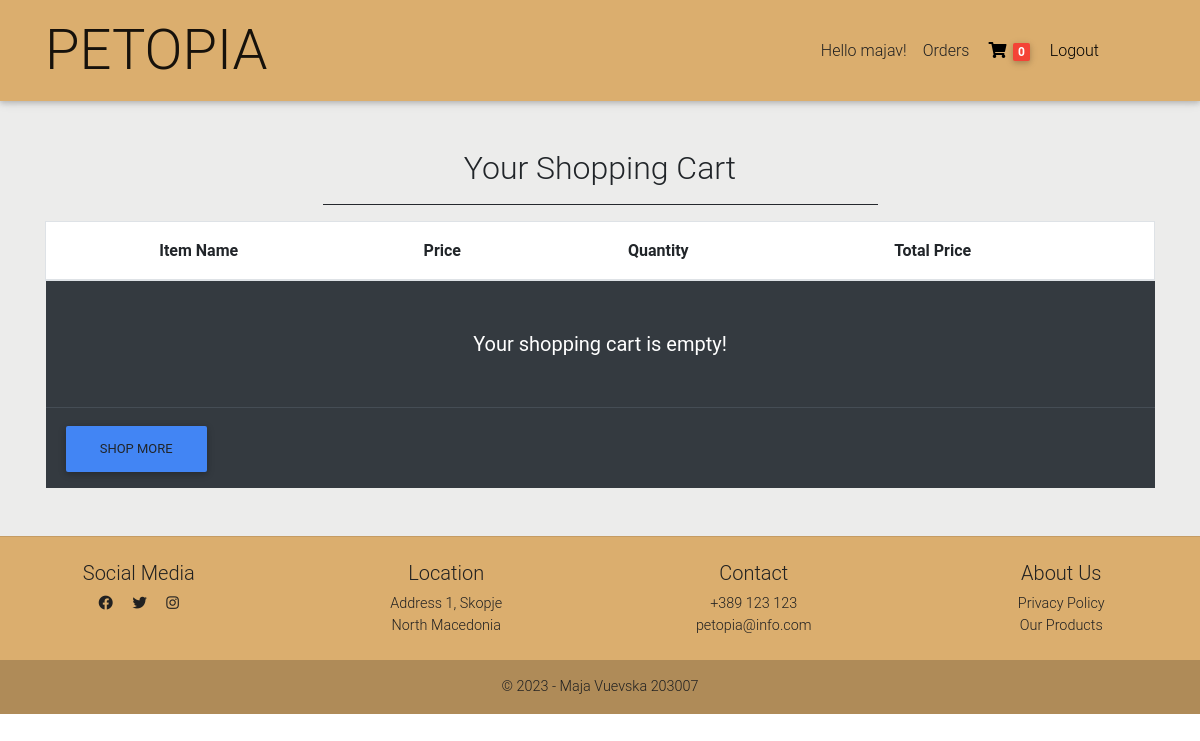
/cart/shopping-cart (signed in), run on an earlier commit of the app's database.
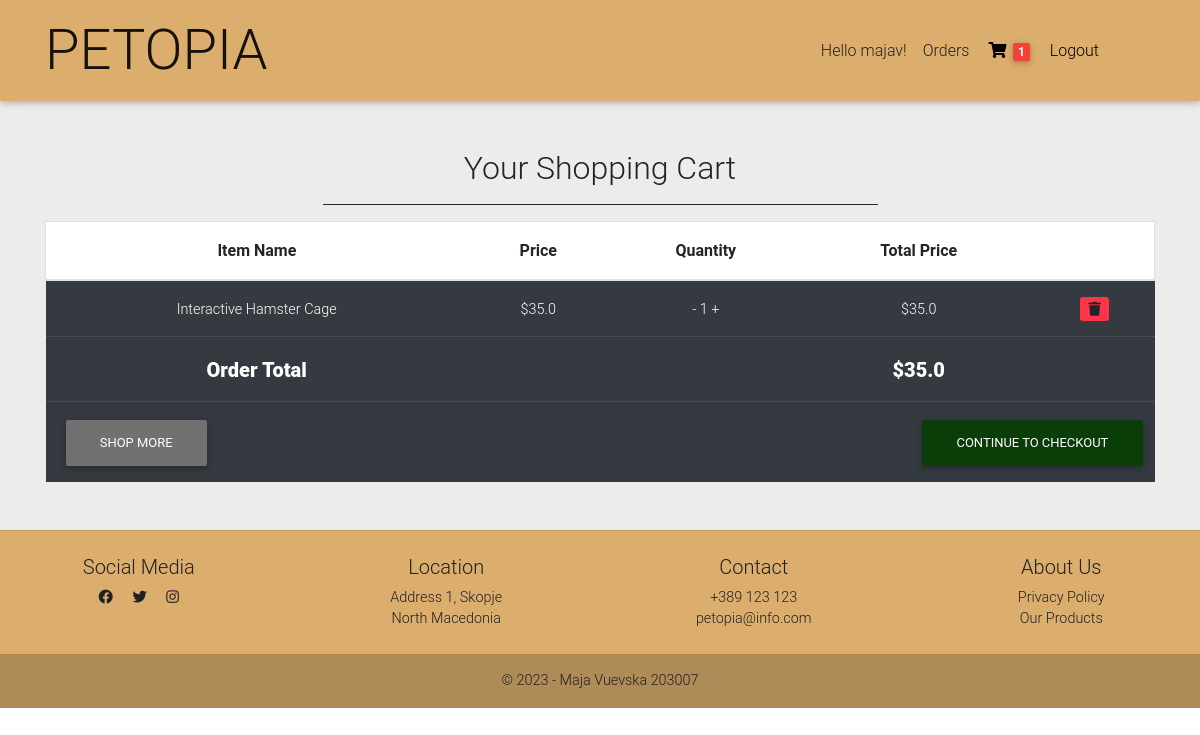
And on a later commit of the database.
### PetopiaApp/models.py (models this page shows, shortened)
class ShoppingCart(models.Model):
    user = models.ForeignKey(User, on_delete=models.CASCADE)
    date_created = models.DateTimeField(auto_now=True)
    date_ordered = models.DateTimeField(blank=True, null=True)
    ordered = models.BooleanField(default=False)
    items = models.ManyToManyField(CartItem)
    def get_total(self):
        total = 0
        for cart_item in self.items.all():
            total += cart_item.get_total_cart_item_price()
        return total
    def get_total_num_items(self):
        total = 0
        for cart_item in self.items.all():
            total += cart_item.quantity
        return total

class CartItem(models.Model):
    user = models.ForeignKey(User, on_delete=models.CASCADE, null=True, blank=True)
    product = models.ForeignKey(Product, on_delete=models.CASCADE)
    quantity = models.IntegerField(default=1)
    ordered = models.BooleanField(default=False)
    def get_total_cart_item_price(self):
        return self.quantity * self.product.price

class Product(models.Model):
    name = models.CharField(max_length=255)
    price = models.FloatField()
    image = models.ImageField(upload_to="images/product_images/", null=True)
    short_description = models.CharField(max_length=255)
    detailed_description = models.TextField()
    pet_category = models.ForeignKey(PetCategory, on_delete=models.CASCADE)
    product_category = models.CharField(max_length=10, choices=PRODUCT_CATEGORIES)
    brand = models.ForeignKey(Brand, on_delete=models.CASCADE)
    slug = models.SlugField()

### PetopiaApp/views.py (the view)
# urls.py: path('cart/shopping-cart', shopping_cart, name='shopping_cart'),
@login_required(login_url="/accounts/login/?next=/")
def shopping_cart(request):
    try:
        cart = ShoppingCart.objects.get(user=request.user, ordered=False)
    except ObjectDoesNotExist:
        date_ordered = timezone.now()
        cart = ShoppingCart.objects.create(user=request.user, date_ordered=date_ordered)
    context = {'object': cart}
    return render(request, "cart/shopping_cart.html", context)

### PetopiaApp/templatetags/cart_template_tags.py (called while the page is built)
@register.filter
def cart_item_count(user):
    if user.is_authenticated:
        qs = ShoppingCart.objects.filter(user=user, ordered=False)
        if qs.exists():
            return qs[0].get_total_num_items()
    return 0

### PetopiaApp/templates/cart/shopping_cart.html (shortened to what this page needs)
{% extends "base.html" %}
{% block content %}
    <main>
        <div class="container text-center" style="margin-bottom: 20px">
            <h2 class="pt-5">Your Shopping Cart</h2>
            <hr class="mx-auto opacity-100 w-50 border-12" style="width: 10px; background-color: #292D32">
            <table class="table mb-5 mx-auto">
                <thead class="border bg-white border-1">
                <tr class="th">
                    <th scope="col">Item Name</th>
                    <th scope="col">Price</th>
                    <th scope="col">Quantity</th>
                    <th scope="col">Total Price</th>
                    <th scope="col"></th>
                </tr>
                </thead>
                <tbody class="text-white mt-5 table-dark">
                {% for cart_item in object.items.all %}
                    <tr>
                        <td>
                            {{ cart_item.product.name }}
                        </td>
                        <td>${{ cart_item.product.price }}</td>
                        <td>
                            <a class="text-white" href="{% url 'PetopiaApp:remove_one_item_from_cart' cart_item.product.slug %}">-</a>
                            {{ cart_item.quantity }}
                            <a class="text-white" href="{% url 'PetopiaApp:add_to_cart' cart_item.product.slug %}">+</a>
                        </td>
                        <td>${{ cart_item.get_total_cart_item_price }}
                        </td>
                        <td>
                            <a class="btn-sm btn-danger"
                               href="{% url 'PetopiaApp:remove_from_cart' cart_item.product.slug %}">
                                <i class="fa fa-trash"></i>
                            </a>
                        </td>
                    </tr>
                {% empty %}
                    <tr>
                        <td colspan="5" class="pt-5 pb-5">
                            <b style="font-size: 20px">
                                Your shopping cart is empty!
                            </b>
                        </td>
                    </tr>
                    <tr>
                        <td colspan="5">
                            <a class="btn btn-primary float-left ml-2" href="{% url 'PetopiaApp:home' %}">Shop More</a>
                        </td>
                    </tr>
                {% endfor %}
                {% if object.get_total %}
                    <tr>
                        <td style="font-size: 20px; font-weight: bold"><b>Order Total</b></td>
                        <td></td>
                        <td></td>
                        <td style="font-size: 20px; font-weight: bold"><b>${{ object.get_total }}</b></td>
                        <td></td>
                    </tr>
                    <tr>
                        <td colspan="5">
                            <a class="btn text-white float-left ml-2" href="{% url 'PetopiaApp:home' %}"
                               style="background-color: #717171">Shop More</a>
                            <a class="btn text-white float-right" href="{% url 'PetopiaApp:checkout' %}"
                               style="background-color: #0A3E09">Continue to
                                checkout</a>
                        </td>
                    </tr>
                {% endif %}
                </tbody>
            </table>
        </div>
    </main>
{% endblock %}

### PetopiaApp/templates/navbar.html (shortened to what this page needs)
{% load cart_template_tags %}
<nav class="navbar navbar-expand-lg navbar-light scrolling-navbar" style="background-color: #DBAE6E;">
    <div class="container">
        <a class="navbar-brand waves-effect" href="/">
            <strong class="display-4">PETOPIA</strong>
        </a>
        <div class="collapse navbar-collapse" id="navbarSupportedContent">
            <ul class="navbar-nav nav-flex-icons pr-5">
                {% if request.user.is_authenticated %}
                    <li class="nav-item">
                        <span class="text-dark nav-link waves-effect">
                            <span class="clearfix d-none d-sm-inline-block">Hello {{ request.user.username }}!</span>
                        </span>
                    </li>
                    <li class="nav-item">
                        <a class="text-dark nav-link waves-effect" href="{% url 'PetopiaApp:orders' %}">
                            <span class="clearfix d-none d-sm-inline-block">Orders</span>
                        </a>
                    </li>
                    <li class="nav-item">
                        <a href="{% url 'PetopiaApp:shopping_cart' %}" class="nav-link waves-effect">
                            <i class="fas fa-shopping-cart"></i>
                            <span class="badge red z-depth-1 mr-1"> {{ request.user|cart_item_count }} </span>
                        </a>
                    </li>
                    <li class="nav-item">
                        <a class="nav-link waves-effect" href="{% url 'logout' %}?next={{ request.path }}">
                            <span class="clearfix d-none d-sm-inline-block"> Logout </span>
                        </a>
                    </li>
                {% else %}
                    <li class="nav-item">
                        <a class="nav-link waves-effect" href="{% url 'login' %}?next={{ request.path }}">
                            <span class="clearfix d-none d-sm-inline-block"> Login </span>
                        </a>
                    </li>
                {% endif %}
            </ul>
        </div>
    </div>
</nav>

What changed in the data, as far as the page shows it:
added CartItem: product.name "Interactive Hamster Cage", product.price "35.0", quantity "1", get_total_cart_item_price "35.0"
now on this page (row unchanged): ShoppingCart: get_total "35.0"
Also different on the page:
{{ request.user|cart_item_count }}: "0" → "1"
text no longer shown: "Your shopping cart is empty!"
text now shown: "Order Total $ CONTINUE TO CHECKOUT"
